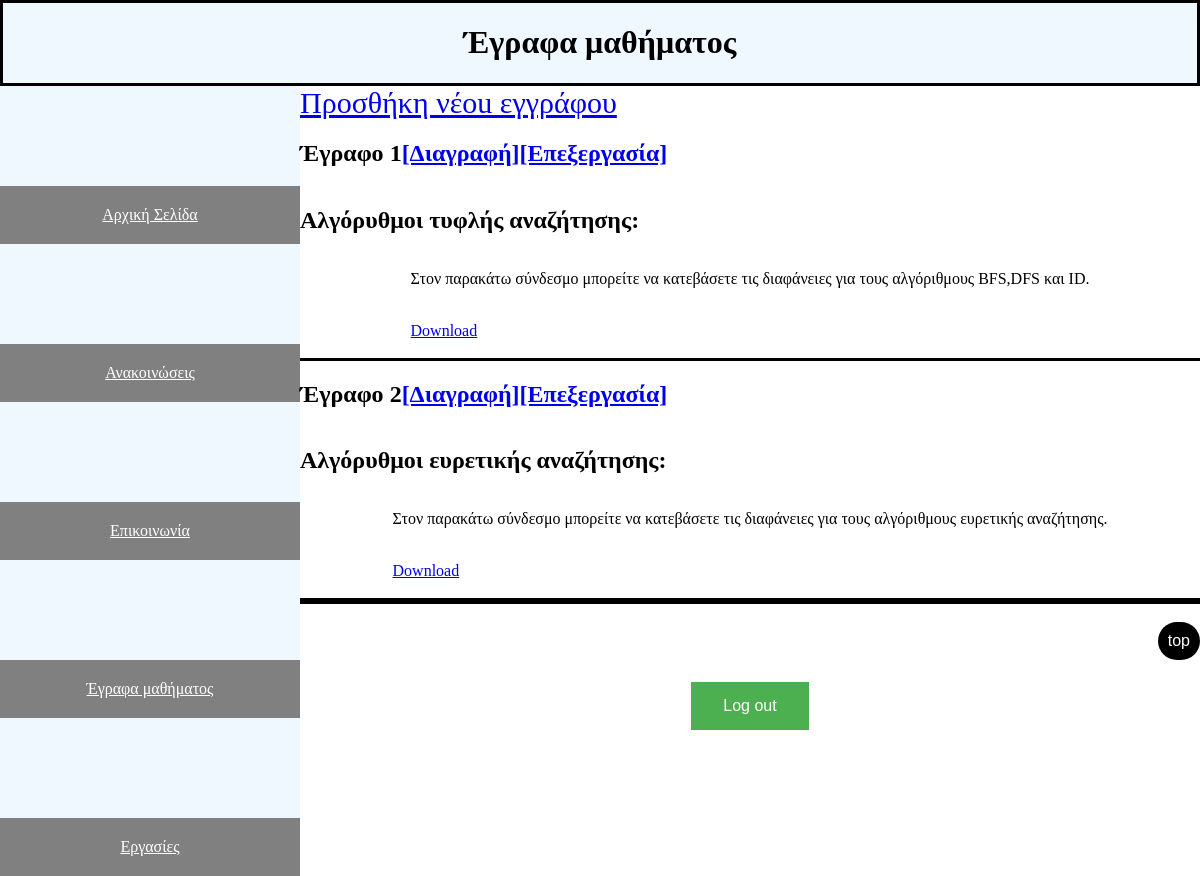
Page /documents.php (signed in) on the committed database.
### tables this page shows
CREATE TABLE `documents` (
  `Number` int(11) NOT NULL,
  `Title` varchar(100) NOT NULL,
  `Description` varchar(1000) NOT NULL,
  `FileLocation` varchar(255) NOT NULL
);

### documents.php (the view, shortened to what this page needs)
<?php
    include "functions.php";
    $sql = "SELECT * FROM documents";
    $data = mysqli_query($conn, $sql);
?>
<!DOCTYPE html>
<html lang="el">
    <head>
        <link rel="stylesheet" href="style.css">
    </head>
    <body>
        <header>
            <h1>Έγραφα μαθήματος</h1>
        </header>
        <div class="container">
            <div class="sidebar">
                <a href="index.php" class="button">Αρχική Σελίδα</a>
                <a href="announcements.php" class="button">Ανακοινώσεις</a>
                <a href="communication.php" class="button">Επικοινωνία</a>
                <a href="documents.php" class="button">Έγραφα μαθήματος</a>
                <a href="homework.php" class="button">Εργασίες</a>
            </div>
            <div class="main-border">
                <div class="border-bottom">
                    <?php
                        if($_SESSION['Role'] === 'Tutor'){
                            echo '<span style="font-size: 30px;"><a href="editDocument.php">Προσθήκη νέou εγγράφου</a></span>';
                        }
                    ?>
                    <?php
                        while($row = mysqli_fetch_assoc($data)){
                    ?>
                    <div class="border-bottom">
                        <h2>Έγραφο <?php echo $row["Number"];
                            if($_SESSION['Role'] === 'Tutor'){
                                echo '<a href="delete.php?link=' . $row["Number"] . '">[Διαγραφή]</a>';
                                echo '<a href="editDocument.php?link=' . $row["Number"] . '">[Επεξεργασία]</a>';
                            }
                        ?></h2>
                        <h2><?php echo $row['Title'];?></h2>
                        <div class="inner-text">
                            <p><?php echo $row['Description']?></p>
                            <br>
                            <a  href="./<?php echo $row['FileLocation']?>">Download</a>
                            <br>
                            <br>
                        </div>
                    </div>
                    <?php
                        }
                    ?>
            </div>
            <br>
            <a href="#" class="top">top</a>
            <br>
            <form action="logout.php" method="post">
                    <button type="submit" class="login-but" name="edit-users">Log out</button>
            </form>
            <br>
            <br>
        </div>
    </body>
</html>

### style.css (style rules this page uses)
html { background-color: aliceblue; }
body { min-height: 100vh; margin: auto; }
.container { display: flex; min-height: calc(100vh - 86px); }
header { height: 80px; border: 3px solid; display: flex; justify-content: center; }
.sidebar { min-width: 300px; background-color:aliceblue; flex-direction: column; display: flex; }
.main-border { flex-grow: 1; display: flex; background-color: white; flex-direction: column; align-items: center; }
.inner-text { align-self: center; }
.top { margin-left: auto; text-decoration: none; padding: 10px; font-family: sans-serif; color: #fff; background: #000; border-radius: 100px; }
.border-bottom { width: 100%; display: flex; flex-direction: column; border-bottom: 3px solid; }
.button { background-color: gray; color: white; padding: 20px 40px; text-align: center; margin-top: 100px; }

### documents.php (style rules this page uses)
.login-but { background-color: #4CAF50; border: none; color: white; padding: 15px 32px; text-align: center; text-decoration: none; display: inline-block; font-size: 16px; margin: 4px 2px; cursor: pointer; -webkit-transition-duration: 0.4s; transition-duration: 0.4s; }

### rows in the picture
documents: Number "1", Title "Αλγόρυθμοι τυφλής αναζήτησης:", Description "Στον παρακάτω σύνδεσμο μπορείτε να κατεβάσετε τις διαφάνειες για τους αλγόριθμους BFS,DFS και ID."
documents: Number "2", Title "Αλγόρυθμοι ευρετικής αναζήτησης:", Description "Στον παρακάτω σύνδεσμο μπορείτε να κατεβάσετε τις διαφάνειες για τους αλγόριθμους ευρετικής αναζήτησης."
